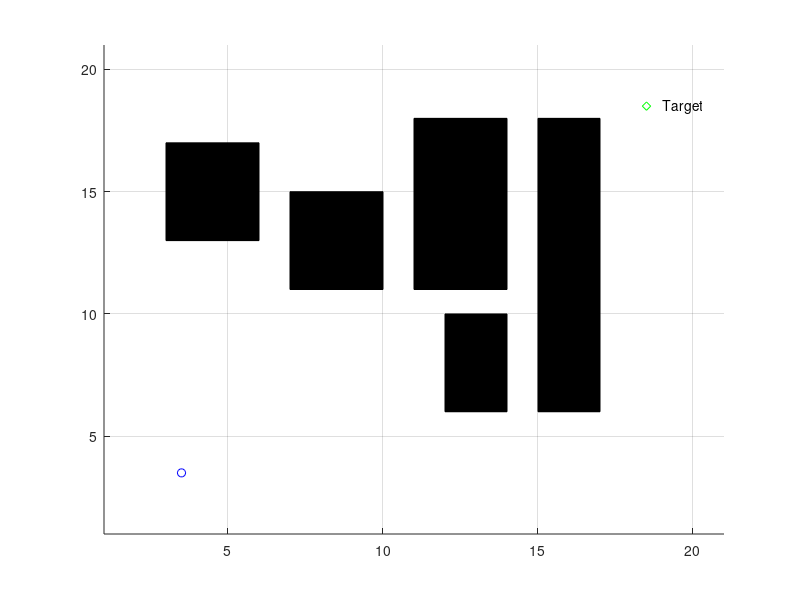

Here is the MATLAB script that generated this plot: (Note: this script raises an error after producing the figure.)

clc
clear
close all

max_x=20;
max_y=20;

environment=2*(ones(max_x,max_y));

j=0;
x_val = 1;
y_val = 1;
axis([1 max_x+1 1 max_y+1])
grid on;
hold on;
n=0;

xval=20-2;
yval=20-2;
x_target=xval;
y_target=yval;

environment(xval,yval)=0;
%Initialize environment with location of the target
plot(xval+.5,yval+.5,'gd');
text(xval+1,yval+.5,'Target')

% obstacle 1
for i = 3:5
    for j = 13:16
        environment(i,j) = -1;
        %plot(i+.5,j+.5,'rd');
    end
end
x = [3, 6, 6, 3];
y = [13, 13, 17, 17];

fill(x,y,'k');
% obstacle 2
for i = 7:9
    for j = 11:14
        environment(i,j) = -1;
        %plot(i+.5,j+.5,'rd');
    end
end

x = [7, 10, 10, 7];
y = [11, 11, 15, 15];

fill(x,y,'k');

% obstacle 3
for i = 11:13
    for j = 11:17
        environment(i,j) = -1;
        %plot(i+.5,j+.5,'rd');
    end
end
x = [11, 14, 14, 11];
y = [11, 11, 18, 18];

fill(x,y,'k');
% obstacle 4
for i = 12:13
    for j = 6:9
        environment(i,j) = -1;
        %plot(i+.5,j+.5,'rd');
    end
end

x = [12, 14, 14, 12];
y = [6, 6, 10, 10];

fill(x,y,'k');

% obstacle 5
for i = 15:16
    for j = 6:17
        environment(i,j) = -1;
        %plot(i+.5,j+.5,'rd');
    end
end

x = [15, 17, 17, 15];
y = [6, 6, 18, 18];

fill(x,y,'k');

%plot(19+.5,19+.5,'gd');

xval=3;
yval=3;
x_start=xval;%Starting Position
y_start=yval;%Starting Position

environment(xval,yval)=1;
plot(xval+.5,yval+.5,'bo');

valid=[]; % x | y | parent_x | parent_y | h(n) | g(n) | f(n)

% record all obstacle
in_valid=[]; % x | y

k=1;
for i=1:max_x
    for j=1:max_y
        if(environment(i,j) == -1) % check if obstacle
            in_valid(k,1)=i;
            in_valid(k,2)=j;
            k=k+1;
        end
    end
end
in_valid_size=size(in_valid,1);

cell_x=x_start;
cell_y=y_start;
valid_size=1; % initialize size of valid_list
path_cost=0;
goal_distance=sqrt((cell_x-x_target)^2 + (cell_y-y_target)^2);

new_row=[1,8];
new_row(1,1)=1;
new_row(1,2)=cell_x;
new_row(1,3)=cell_y;
new_row(1,4)=cell_x; % parent x
new_row(1,5)=cell_y; % parent y
new_row(1,6)=path_cost;
new_row(1,7)=goal_distance;
new_row(1,8)=goal_distance;

valid(valid_size,:)=new_row; % initializing path with start position
valid(valid_size,1)=0;

in_valid_size=in_valid_size+1;
in_valid(in_valid_size,1)=cell_x; 
% make it invalid for further iterations
in_valid(in_valid_size,2)=cell_y;

path_not_found=1;

while((cell_x ~= x_target || cell_y ~= y_target) && path_not_found == 1)
    % x | y | h | g | f
    successors=explore_successors(cell_x,cell_y,path_cost,x_target,y_target,in_valid,max_x,max_y);
    %由当前点目标点障碍物和地图边界 对该点的八邻域进行搜索获取到八个点对应的相应的信息
    successors_size=size(successors,1);
    
    for i=1:successors_size
        flag=0;
        for j=1:valid_size
            if(successors(i,1) == valid(j,2) && successors(i,2) == valid(j,3) )
                % if successor same as already existing cell inpath
                %             disp('valid')
                %             valid
                %             disp(' ');
                valid(j,8)=min(valid(j,8),successors(i,5)); 
                % check for minimum f and then pick it
                if valid(j,8) == successors(i,5)
                    valid(j,4)=cell_x;% parent x
                    valid(j,5)=cell_y;% parent y
                    valid(j,6)=successors(i,3); % h
                    valid(j,7)=successors(i,4); % g
                end;
                flag=1;
            end;
        end;
        if flag == 0 % if new cell with minimum f(n) then add to valid_path
            valid_size= valid_size+1;
            new_row=[1,8];
            new_row(1,1)=1;
            new_row(1,2)=successors(i,1);
            new_row(1,3)=successors(i,2);
            new_row(1,4)=cell_x; % parent x
            new_row(1,5)=cell_y; % parent y
            new_row(1,6)=successors(i,3); % h
            new_row(1,7)=successors(i,4); % g
            new_row(1,8)=successors(i,5); % f
            valid(valid_size,:)= new_row;
        end
    end
    
    index_min_cell = min_f(valid,valid_size,x_target,y_target);
    % 获取f最小的编号 得到下一个要去的点
    if (index_min_cell ~= -1) 
        % if index with minimum fn is obstacle no path exists
        % 更新新的起始点
        cell_x=valid(index_min_cell,2);
        cell_y=valid(index_min_cell,3);
        
        path_cost=valid(index_min_cell,6);
        in_valid_size=in_valid_size+1; % put the cell in_valid so we dont come back on it again
        in_valid(in_valid_size,1)=cell_x;
        in_valid(in_valid_size,2)=cell_y;
        valid(index_min_cell,1)=0;
    else
        path_not_found=0;
    end;
end

% backtracking to find the path

end_size=size(in_valid,1);
path=[];
xval=in_valid(end_size,1); 
% pick last in in_valid_list that must be target
yval=in_valid(end_size,2);
i=1;
path(i,1)=xval;
path(i,2)=yval;
i=i+1;
% 找到结果了
if ( (xval == x_target) && (yval == y_target))
    inode=0;
%     
    parent_x=valid(find((valid(:,2) == xval) & (valid(:,3) == yval),1),4);
    parent_y=valid(find((valid(:,2) == xval) & (valid(:,3) == yval),1),5);
    
    while( parent_x ~= x_start || parent_y ~= y_start)
        path(i,1) = parent_x;
        path(i,2) = parent_y;
        
        inode=find((valid(:,2) == parent_x) & (valid(:,3) == parent_y),1);
        parent_x=valid(inode,4);
        parent_y=valid(inode,5);
        i=i+1;
    end;
    
    % plottin path
    
    j=size(path,1);
    p=plot(path(j,1)+.5,path(j,2)+.5,'bo');
    j=j-1;
    for i=j:-1:1
        pause(.25);
        set(p,'XData',path(i,1)+.5,'YData',path(i,2)+.5);
        drawnow ;
    end;
    plot(path(:,1)+.5,path(:,2)+.5);
else
    disp( 'Sorry, No path exists to the Target!');
end

